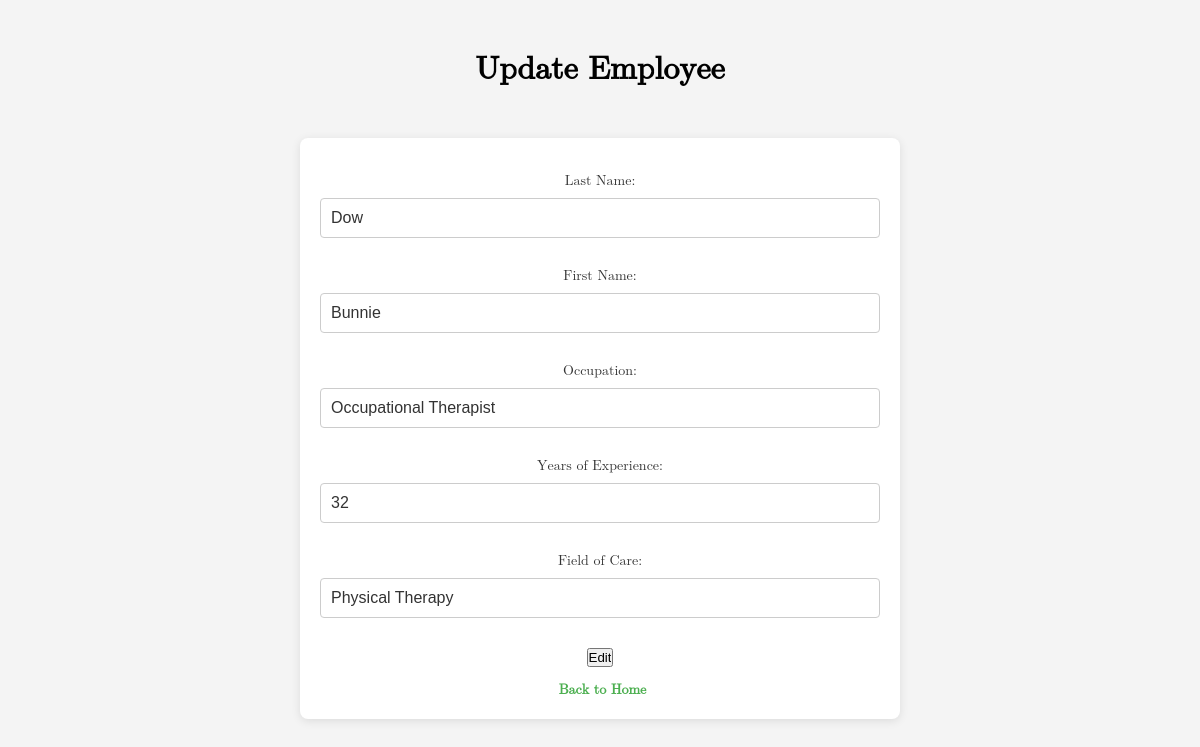
Page /update.php?employee_id=2 on the committed database.
### tables this page shows
CREATE TABLE Employee (
    employee_id INT AUTO_INCREMENT PRIMARY KEY, 
    last_name VARCHAR(100) NOT NULL,        
    first_name VARCHAR(100) NOT NULL,       
    occupation VARCHAR(100) NOT NULL,      
    years_of_experience INT NOT NULL,        
    expertise VARCHAR(100) NOT NULL      
);

### core/models.php (called while the page is built, shortened)
<?php
function getEmployeeId($pdo, $employee_id)
{
    $sql = "SELECT * FROM employee WHERE employee_id = ?";
    $stmt = $pdo->prepare($sql);
    if ($stmt->execute([$employee_id])) {
        return $stmt->fetch();
    }
}
?>

### update.php (the view, shortened to what this page needs)
<?php require_once 'core/dbConfig.php'; ?>
<?php require_once 'core/models.php'; ?>
<!DOCTYPE html>
<html lang="en">
<head>
  <link rel="stylesheet" href="css/components.css">
</head>
<body>
  <?php $getEmployeeId = getEmployeeId($pdo, $_GET['employee_id']); ?>
  <h1>Update Employee</h1>
  <form action=" core/handleForms.php" method="POST">
    <p>
      <label for="last_name">Last Name:</label>
      <input type="text" name="last_name" value="<?php echo $getEmployeeId['last_name']; ?>" required>
    </p>
    <p>
      <label for="first_name">First Name:</label>
      <input type="text" name="first_name" value="<?php echo $getEmployeeId['first_name']; ?>" required>
    </p>
    <p>
      <label for="occupation">Occupation:</label>
      <input type="text" name="occupation" value="<?php echo $getEmployeeId['occupation']; ?>" required>
    </p>
    <p>
      <label for="years_of_experience">Years of Experience:</label>
      <input type="text" name="years_of_experience" value="<?php echo $getEmployeeId['years_of_experience']; ?>"
        required>
    </p>
    <p>
      <label for="expertise">Field of Care:</label>
      <input type="text" name="expertise" value="<?php echo $getEmployeeId['expertise']; ?>" required>
    </p>
    <p>
      <input type="submit" name="editEmployeeBtn" value="Edit">
    </p>
    <p>
      <a href="index.php">Back to Home</a>
    </p>
  </form>
</body>
</html>

### css/components.css (style rules this page uses)
* { margin: 0; padding: 0; box-sizing: border-box; }
body { font-family: math; background-color: #f4f4f4; height: 100vh; display: block; margin: 0; }
h1 { text-align: center; margin-top: 50px; }
form { background-color: #fff; border-radius: 8px; padding: 20px; width: 100%; max-width: 600px; box-shadow: 0 2px 10px rgba(0, 0, 0, 0.1); margin: 50px auto; }
label { font-size: 14px; color: #333; margin-bottom: 8px; display: block; }
input[type="text"], input[type="password"] { width: 100%; padding: 10px; margin-bottom: 15px; border: 1px solid #ccc; border-radius: 4px; font-size: 16px; color: #333; }
p { margin-top: 15px; font-size: 14px; text-align: center; color: #333; }
p a { text-decoration: none; color: #4CAF50; font-weight: bold; margin-left: 5px; transition: color 0.3s ease; }

### rows in the picture
employee: last_name "Dow", first_name "Bunnie", occupation "Occupational Therapist", years_of_experience "32", expertise "Physical Therapy"
